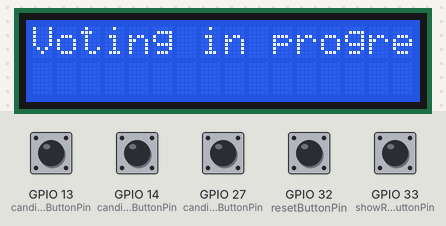
This sketch was run on a simulated ESP32. Shown: 16×2 character LCD. The inputs (shaded band) are chosen by the test bench; at power-on: GPIO 13 (candidate1ButtonPin), GPIO 14 (candidate2ButtonPin), GPIO 27 (candidate3ButtonPin), GPIO 32 (resetButtonPin), GPIO 33 (showResultsButtonPin) HIGH. What the sketch prints to the serial monitor is not drawn.

Above: at 3.3 s.
3.4 s: GPIO 13 (candidate1ButtonPin) pulled LOW for 0.15 s
At 4.6 s:
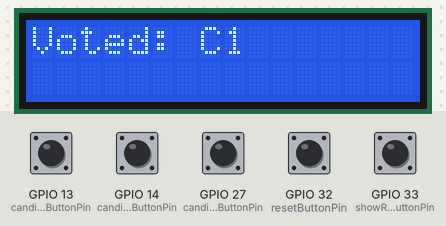
6.4 s: GPIO 32 (resetButtonPin) pulled LOW for 0.15 s
At 7.2 s:
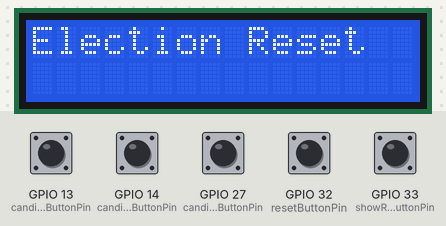
9.4 s: GPIO 33 (showResultsButtonPin) pulled LOW for 0.15 s
At 10.6 s:
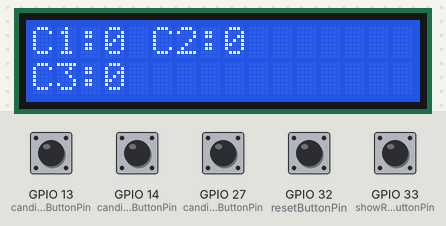
11.0 s: GPIO 32 (resetButtonPin) pulled LOW for 1 s
At 11.8 s:
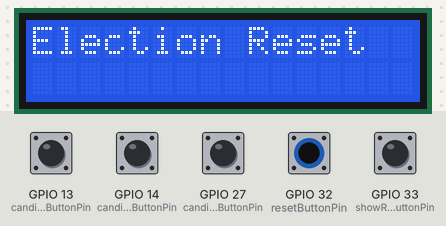
14.0 s: GPIO 14 (candidate2ButtonPin) pulled LOW for 0.15 s
At 15.2 s:
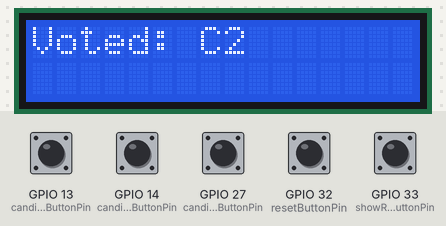
17.0 s: GPIO 27 (candidate3ButtonPin) pulled LOW for 0.15 s
At 17.4 s:
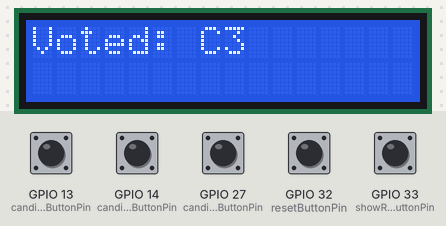
Timing chart, 0 to 20.0 s (numbered marks = the images above; inputs shaded):
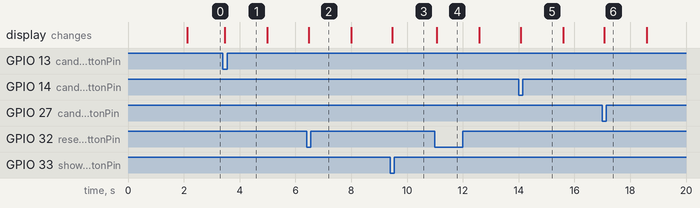

The sketch:

voting_machine.ino
```cpp
#include <Wire.h>
#include <LiquidCrystal_I2C.h>

// Initialize the LCD (I2C address 0x27, 16 columns, 2 rows)
LiquidCrystal_I2C lcd(0x27, 16, 2);

// Candidate button pins
const int candidate1ButtonPin = 13;
const int candidate2ButtonPin = 14;
const int candidate3ButtonPin = 27;

// Control buttons
const int resetButtonPin = 32;
const int showResultsButtonPin = 33;

// Vote counters
int candidate1Votes = 0;
int candidate2Votes = 0;
int candidate3Votes = 0;

// Debounce variables for candidate buttons
bool lastButtonState1 = HIGH;
bool lastButtonState2 = HIGH;
bool lastButtonState3 = HIGH;

unsigned long lastDebounceTime1 = 0;
unsigned long lastDebounceTime2 = 0;
unsigned long lastDebounceTime3 = 0;

// Debounce variables for control buttons
bool lastResetButtonState = HIGH;
bool lastShowResultsButtonState = HIGH;

unsigned long lastResetDebounceTime = 0;
unsigned long lastShowResultsDebounceTime = 0;

const unsigned long debounceDelay = 50; // milliseconds

// Election state
bool electionEnded = false;

void setup() {
  Serial.begin(115200);

  // Setup candidate buttons
  pinMode(candidate1ButtonPin, INPUT_PULLUP);
  pinMode(candidate2ButtonPin, INPUT_PULLUP);
  pinMode(candidate3ButtonPin, INPUT_PULLUP);

  // Setup control buttons
  pinMode(resetButtonPin, INPUT_PULLUP);
  pinMode(showResultsButtonPin, INPUT_PULLUP);

  // Initialize LCD
  lcd.init();
  lcd.backlight();

  // Welcome message
  lcd.clear();
  lcd.setCursor(0, 0);
  lcd.print("Voting Machine");
  lcd.setCursor(0, 1);
  lcd.print("Initializing...");
  delay(2000);

  lcd.clear();
  lcd.setCursor(0, 0);
  lcd.print("Voting in progress...");
}

void loop() {
  checkResetButton();
  checkShowResultsButton();

  if (!electionEnded) {
    checkButton(candidate1ButtonPin, candidate1Votes, lastButtonState1, lastDebounceTime1, "C1");
    checkButton(candidate2ButtonPin, candidate2Votes, lastButtonState2, lastDebounceTime2, "C2");
    checkButton(candidate3ButtonPin, candidate3Votes, lastButtonState3, lastDebounceTime3, "C3");
  }

  delay(10);
}

// Function to handle candidate button
void checkButton(int pin, int &voteCount, bool &lastButtonState,
                 unsigned long &lastDebounceTime, String candidateName) {

  int reading = digitalRead(pin);

  if (reading != lastButtonState) {
    lastDebounceTime = millis();
  }

  if ((millis() - lastDebounceTime) > debounceDelay) {
    if (reading == LOW) {
      voteCount++;
      Serial.print(candidateName);
      Serial.print(" Votes: ");
      Serial.println(voteCount);

      showVoteConfirmation(candidateName);
      delay(200);
    }
  }

  lastButtonState = reading;
}

// Vote confirmation display
void showVoteConfirmation(String candidateName) {
  lcd.clear();
  lcd.setCursor(0, 0);
  lcd.print("Voted: ");
  lcd.print(candidateName);

  delay(1500);

  lcd.clear();
  lcd.setCursor(0, 0);
  lcd.print("Voting in progress...");
}

// Reset election
void checkResetButton() {
  int reading = digitalRead(resetButtonPin);

  if (reading != lastResetButtonState) {
    lastResetDebounceTime = millis();
  }

  if ((millis() - lastResetDebounceTime) > debounceDelay) {
    if (reading == LOW) {
      candidate1Votes = 0;
      candidate2Votes = 0;
      candidate3Votes = 0;
      electionEnded = false;

      lcd.clear();
      lcd.setCursor(0, 0);
      lcd.print("Election Reset");
      delay(1500);

      lcd.clear();
      lcd.setCursor(0, 0);
      lcd.print("Voting in progress...");
    }
  }

  lastResetButtonState = reading;
}

// Show results and end election
void checkShowResultsButton() {
  int reading = digitalRead(showResultsButtonPin);

  if (reading != lastShowResultsButtonState) {
    lastShowResultsDebounceTime = millis();
  }

  if ((millis() - lastShowResultsDebounceTime) > debounceDelay) {
    if (reading == LOW) {
      electionEnded = true;
      updateDisplay();
    }
  }

  lastShowResultsButtonState = reading;
}

// Display final vote counts
void updateDisplay() {
  lcd.clear();
  lcd.setCursor(0, 0);
  lcd.print("C1:");
  lcd.print(candidate1Votes);
  lcd.print(" C2:");
  lcd.print(candidate2Votes);

  lcd.setCursor(0, 1);
  lcd.print("C3:");
  lcd.print(candidate3Votes);
}
```

Measured:
- after the input at 3.4 s, the display: changes after 0.07 s (image 1)
- after the input at 6.4 s, the display: changes after 0.07 s (image 2)
- after the input at 9.4 s, the display: changes after 0.08 s (image 3)
- after the input at 11.0 s, the display: changes after 0.07 s (image 4)
- after the input at 14.0 s, the display: changes after 0.07 s (image 5)
- after the input at 17.0 s, the display: changes after 0.07 s (image 6)
